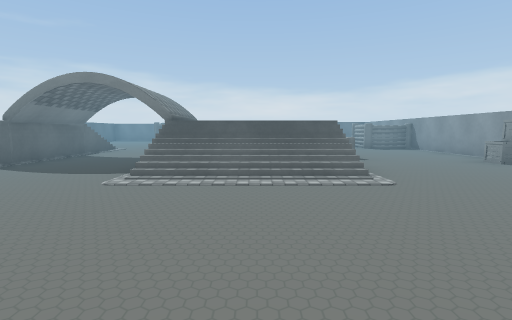
View 1 (above)

17 first-person views from a walk through a Unity game level. The camera is 1.2 m above the floor, tilts 6° down and sees 85° across. The floor is counted in squares, 2 m on a side. Each view is taken from the middle of a square. On the plan, view 1 faces up. The plan holds only what a view shows up to about 9 squares ahead; the rest is blank. The place goes on beyond the plan. Some surface patterns are stand-ins.

View 2
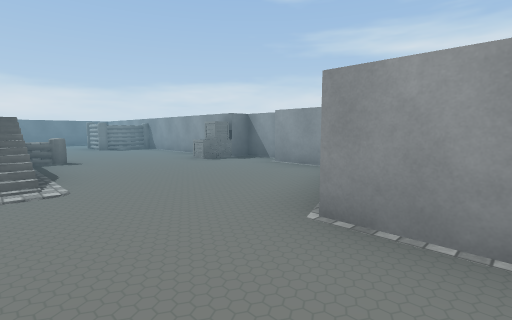

View 3
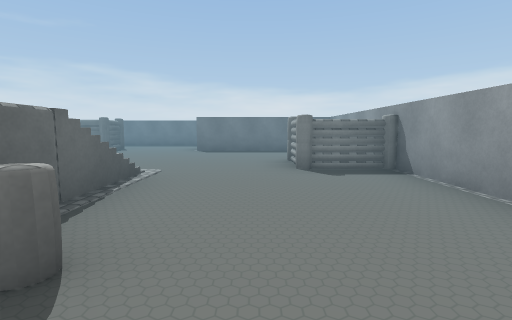

View 4
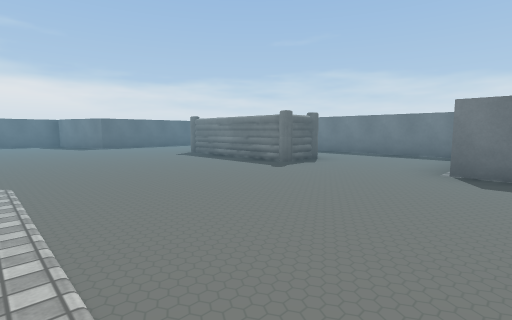

View 5
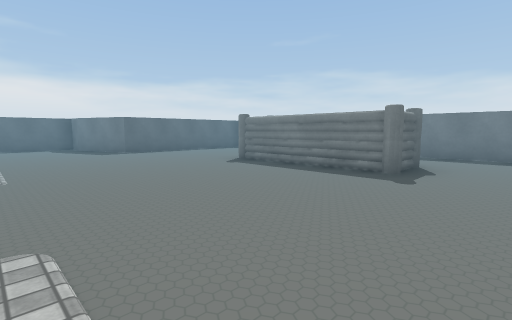

View 6
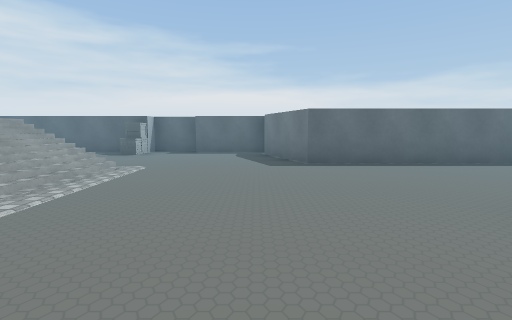

View 7
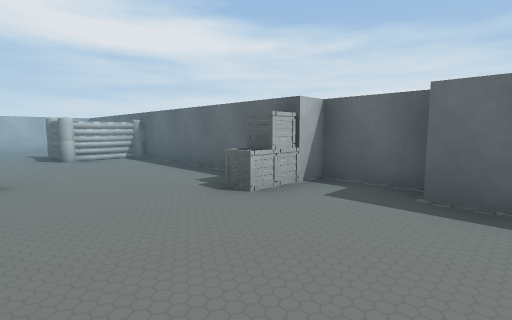

View 8
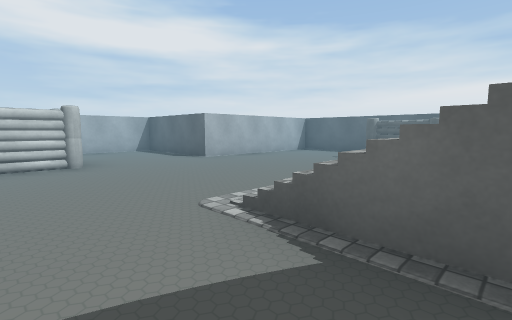

View 9
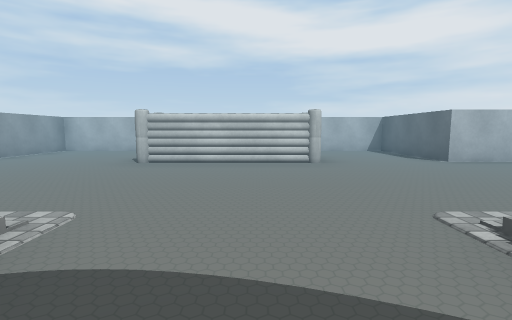

View 10
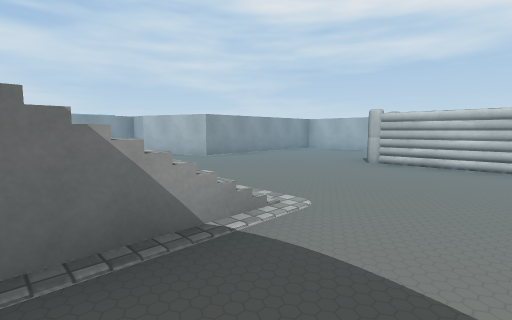

View 11
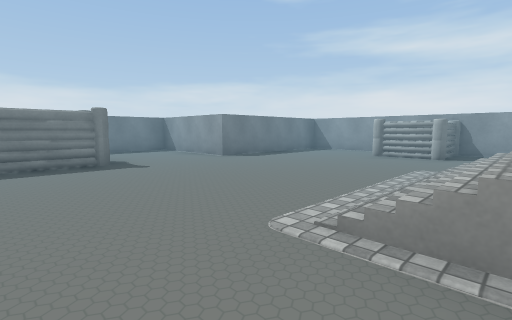

View 12
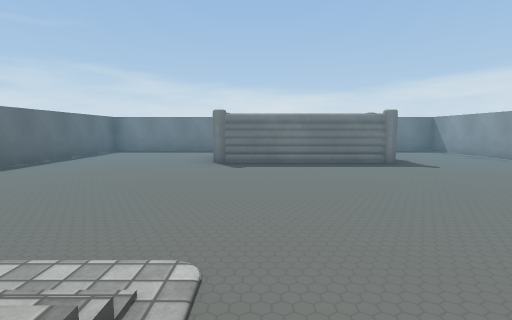

View 13
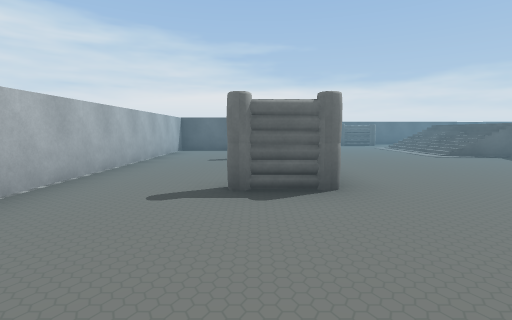

View 14
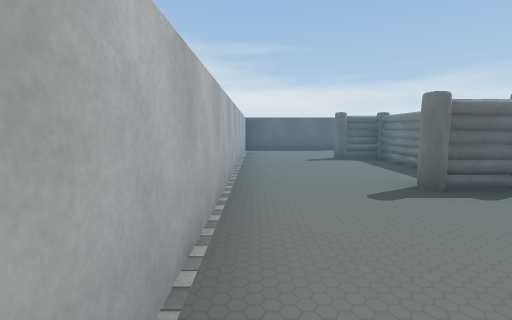

View 15
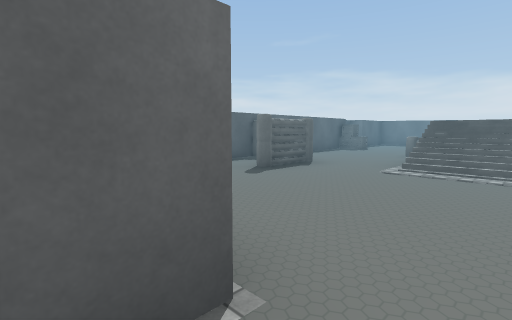

View 16
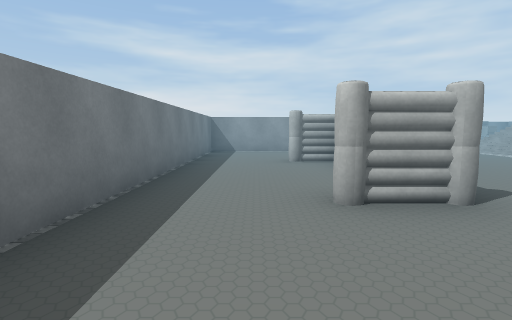

View 17
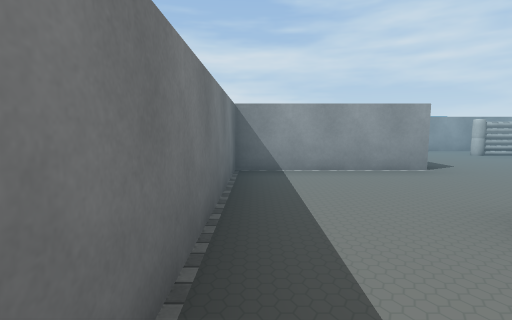

### Floor plan
Key: @ floor where view 1 was taken; # wall or solid block; . main floor; : floor 1.5 m higher than the main floor; / step, stairs or slope; B barricade; A box.
Columns run from 12 left of view 1 to 6 right of it. Each row starts with its distance up from view 1.
 17    ############
 16    #..........#
 15    #..........#
 14    #...#...#..###
 13    #...#####..... #
 12  ###..............#
 11  #................#
 10 ##..............B.#
  9 #... ///...///..B##
  8 ##A..// ...///....#
  7  #...   ..   :....#
  6  #..B   ..#   B...#
  5  #...///...///...A#
  4  #BB.///...///....#
  3  #.B..............#
  2  #................#
  1  #.............####
  0  #......####@..#
 -1  #####..#..#...#
 -2      #.........#
 -3      #.........#
 -4      ###########

Where each view was taken, in squares from view 1:
view 1: 0 up, 0 right, facing up
view 2: 0 up, 1 right, facing up-right
view 3: 5 up, 3 right, facing up
view 4: 9 up, 2 right, facing up-left
view 5: 9 up, 0 right, facing up-left
view 6: 11 up, 3 left, facing left
view 7: 10 up, 8 left, facing down-left
view 8: 5 up, 3 left, facing down-left
view 9: 5 up, 3 left, facing down
view 10: 5 up, 3 left, facing down-right
view 11: 8 up, 3 left, facing up-right
view 12: 8 up, 4 left, facing up
view 13: 1 down, 2 right, facing left
view 14: 3 down, 2 right, facing left
view 15: 1 down, 6 left, facing up-left
view 16: 15 up, 7 left, facing right
view 17: 16 up, 3 left, facing right
